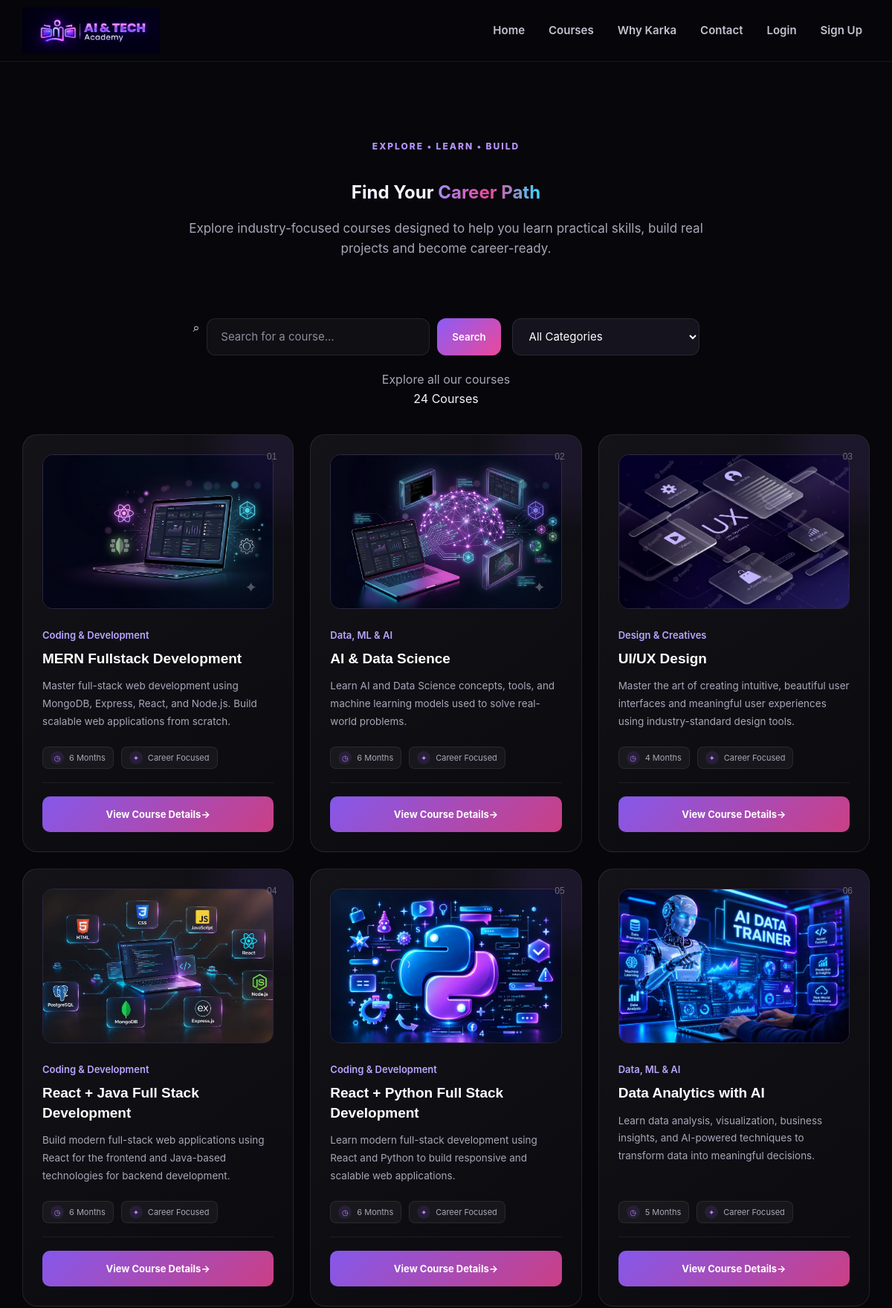
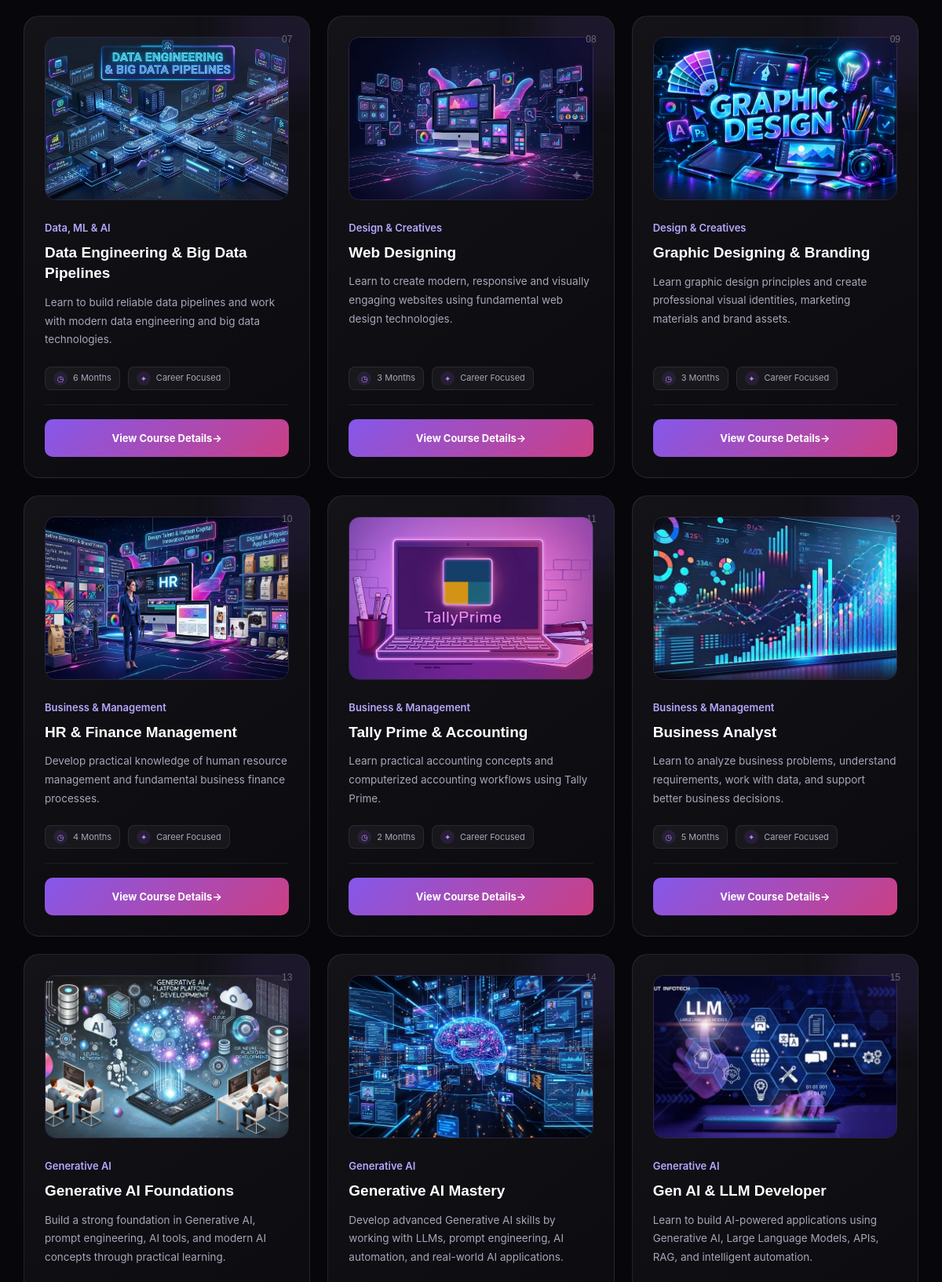
Page /courses/ (upper part) on the committed database (2 pictures, top to bottom).
### academy/models.py (models this page shows, shortened)
class Course(models.Model):
    name = models.CharField(max_length=200)
    category = models.CharField(max_length=100)
    duration = models.CharField(max_length=50)
    short_description = models.TextField()
    overview = models.TextField()
    what_you_learn = models.TextField(
        help_text="Enter each learning point on a new line."
    )
    projects = models.TextField(
        help_text="Enter each project on a new line."
    )
    career_opportunities = models.TextField(
        help_text="Enter each career role on a new line."
    )
    image = models.ImageField(
        upload_to="courses/",
        blank=True,
        null=True
    )
    created_at = models.DateTimeField(auto_now_add=True)
    updated_at = models.DateTimeField(auto_now=True)

### academy/views.py (the view)
def course_list(request):
    courses = Course.objects.all()
    search = request.GET.get("search", "").strip()
    category = request.GET.get("category", "").strip()
    if search:
        courses = courses.filter(name__icontains=search)
    if category:
        courses = courses.filter(category=category)
    categories = Course.objects.values_list(
        "category",
        flat=True
    ).distinct()
    return render(
        request,
        "courses.html",
        {
            "courses": courses,
            "categories": categories,
            "selected_category": category,
            "search_query": search,
        }
    )

### templates/courses.html (shortened to what this page needs)
{% load static %}
<!DOCTYPE html>
<html lang="en">
<head>
    <link rel="stylesheet" href="{% static 'css/style.css' %}">
</head>
<body>
    <header class="site-header">
        <div class="container">
            <a href="{% url 'home' %}" class="logo">
                <img src="{% static 'images/karka-logo.png' %}" alt="Karka AI & Tech Academy" class="logo-img">
            </a>
        <nav class="nav-menu">
                <a href="{% url 'home' %}">
                    Home
                </a>
                <a href="{% url 'course_list' %}" class="active">
                    Courses
                </a>
                <a href="{% url 'why_karka' %}">
                    Why Karka
                </a>
                <a href="{% url 'contact' %}">
                    Contact
                </a>
                {% if user.is_authenticated %}
                <a href="{% url 'logout' %}">
                    Logout
                </a>
                {% else %}
                <a href="{% url 'login' %}" class="nav-login">
                    Login
                </a>
                <a href="{% url 'signup' %}" class="nav-signup">
                    Sign Up
                </a>
                {% endif %}
            </nav>
        </div>
    </header>
    <main>
        <section class="courses-page-hero">
            <div class="container">
                <center>
                    <div class="courses-hero-content">
                        <span class="section-tag">
                            EXPLORE • LEARN • BUILD
                        </span>
                        <h1>
                            Find Your
                            <span class="gradient-text">
                            </span>
                        </h1>
                        <p>
                            Explore industry-focused courses designed
                            to help you learn practical skills, build
                            real projects and become career-ready.
                        </p>
                    </div>
                </center>
            </div>
        </section>
        <section class="courses-filter-section">
            <div class="container">
                <div class="courses-toolbar">
                    <form method="GET" class="course-filter">
                        <div class="course-search">
                            <span class="search-icon">
                                ⌕
                            </span>
                            <input type="text" name="search" placeholder="Search for a course..."
                                value="{{ search_query }}">
                            <button type="submit">
                                Search
                            </button>
                        </div>
                        <div class="course-category">
                            <select name="category" onchange="this.form.submit()">
                                <option value="">
                                    All Categories
                                </option>
                            </select>
                        </div>
                    </form>
                </div>
                <div class="course-result-info">
                    <div>
                        {% if search_query and selected_category %}
                        <p>
                            Showing results for
                            <strong>
                                "{{ search_query }}"
                            </strong>
                            in
                            <strong>
                                {{ selected_category }}
                            </strong>
                        </p>
                        {% else %}
                        <p>
                            Explore all our courses
                        </p>
                        {% endif %}
                    </div>
                    <div class="course-count">
                        {{ courses|length }}
                        {% if courses|length == 1 %}
                        Course
                        {% else %}
                        Courses
                        {% endif %}
                    </div>
                </div>
                <div class="course-grid">
                    {% for course in courses %}
                    <article class="course-card">
                        <div class="course-image-wrapper">
                            <span class="course-number">
                                {{ forloop.counter|stringformat:"02d" }}
                            </span>
                            {% if course.image %}
                            <img src="{{ course.image.url }}" alt="{{ course.name }}" class="course-image">
                            {% else %}
                            <img src="{% static 'images/hero-image.png' %}" alt="{{ course.name }}"
                                class="course-image">
                            {% endif %}
                        </div>
                        <div class="course-content">
                            <span class="course-card-category">
                                {{ course.category }}
                            </span>
                            <h3>
                                {{ course.name }}
                            </h3>
                            <p class="course-description">
                                {{ course.short_description }}
                            </p>
                            <div class="course-meta">
                                <span>
                                    <span class="meta-icon">
                                        ◷
                                    </span>
                                    {{ course.duration }}
                                </span>
                                <span>
                                    <span class="meta-icon">
                                        ✦
                                    </span>
                                    Career Focused
                                </span>
                            </div>
                            <div class="course-card-divider"></div>
                            <a href="{% url 'course_detail' course.pk %}" class="course-btn">
                                <span>
                                    View Course Details
                                </span>
                                <span class="arrow">
                                    →
                                </span>
                            </a>
                        </div>
                    </article>
                    {% endfor %}
                </div>
            </div>
        </section>
    </main>
</body>
</html>

### rows in the picture
Course: image (picture), category "Coding & Development", name "MERN Fullstack Development", short_description "Master full-stack web development using MongoDB, Express, React, and Node.js. Build scalable web applications from scratch.", duration "6 Months"
Course: image (picture), category "Data, ML & AI", name "AI & Data Science", short_description "Learn AI and Data Science concepts, tools, and machine learning models used to solve real-world problems.", duration "6 Months"
Course: image (picture), category "Design & Creatives", name "UI/UX Design", short_description "Master the art of creating intuitive, beautiful user interfaces and meaningful user experiences using industry-standard design tools.", duration "4 Months"
Course: image (picture), category "Coding & Development", name "React + Java Full Stack Development", short_description "Build modern full-stack web applications using React for the frontend and Java-based technologies for backend development.", duration "6 Months"
Course: image (picture), category "Coding & Development", name "React + Python Full Stack Development", short_description "Learn modern full-stack development using React and Python to build responsive and scalable web applications.", duration "6 Months"
Course: image (picture), category "Data, ML & AI", name "Data Analytics with AI", short_description "Learn data analysis, visualization, business insights, and AI-powered techniques to transform data into meaningful decisions.", duration "5 Months"
Course: image (picture), category "Data, ML & AI", name "Data Engineering & Big Data Pipelines", short_description "Learn to build reliable data pipelines and work with modern data engineering and big data technologies.", duration "6 Months"
Course: image (picture), category "Design & Creatives", name "Web Designing", short_description "Learn to create modern, responsive and visually engaging websites using fundamental web design technologies.", duration "3 Months"
Course: image (picture), category "Design & Creatives", name "Graphic Designing & Branding", short_description "Learn graphic design principles and create professional visual identities, marketing materials and brand assets.", duration "3 Months"
Course: image (picture), category "Business & Management", name "HR & Finance Management", short_description "Develop practical knowledge of human resource management and fundamental business finance processes.", duration "4 Months"
Course: image (picture), category "Business & Management", name "Tally Prime & Accounting", short_description "Learn practical accounting concepts and computerized accounting workflows using Tally Prime.", duration "2 Months"
Course: image (picture), category "Business & Management", name "Business Analyst", short_description "Learn to analyze business problems, understand requirements, work with data, and support better business decisions.", duration "5 Months"
Course: image (picture), category "Generative AI", name "Generative AI Foundations", short_description "Build a strong foundation in Generative AI, prompt engineering, AI tools, and modern AI concepts through practical learning."
Course: image (picture), category "Generative AI", name "Generative AI Mastery", short_description "Develop advanced Generative AI skills by working with LLMs, prompt engineering, AI automation, and real-world AI applications."
Course: image (picture), category "Generative AI", name "Gen AI & LLM Developer", short_description "Learn to build AI-powered applications using Generative AI, Large Language Models, APIs, RAG, and intelligent automation."

### other values in the picture
{{ courses|length }} "24"
